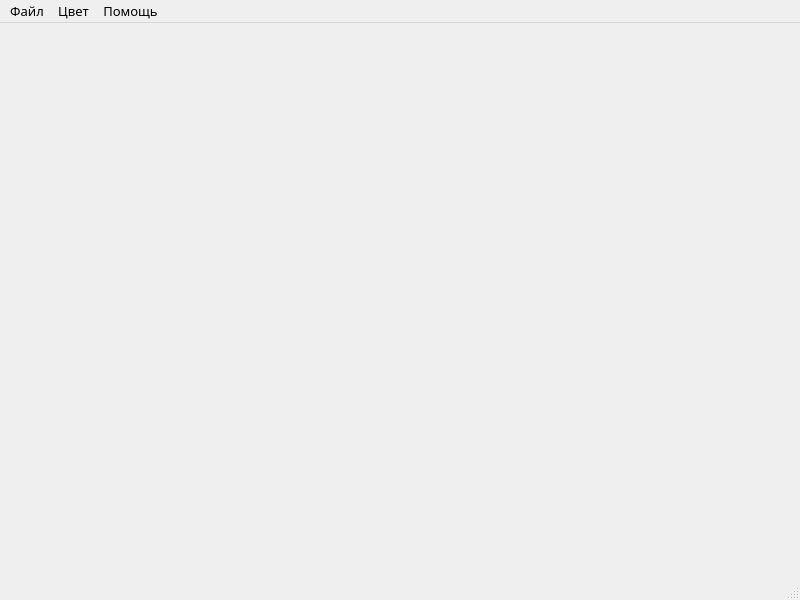
<?xml version="1.0" encoding="UTF-8"?>
<ui version="4.0">
 <class>sdi</class>
 <widget class="QMainWindow" name="sdi">
  <property name="geometry">
   <rect>
    <x>0</x>
    <y>0</y>
    <width>800</width>
    <height>600</height>
   </rect>
  </property>
  <property name="font">
   <font>
    <family>Sitka Text</family>
    <pointsize>10</pointsize>
   </font>
  </property>
  <property name="windowTitle">
   <string>sdi</string>
  </property>
  <widget class="QWidget" name="centralwidget"/>
  <widget class="QMenuBar" name="menubar">
   <property name="geometry">
    <rect>
     <x>0</x>
     <y>0</y>
     <width>800</width>
     <height>15</height>
    </rect>
   </property>
   <widget class="QMenu" name="menu">
    <property name="title">
     <string>Файл</string>
    </property>
    <addaction name="actionopen"/>
    <addaction name="separator"/>
    <addaction name="actionsave"/>
    <addaction name="separator"/>
    <addaction name="actionsave_as_photo"/>
    <addaction name="separator"/>
    <addaction name="actionsave_as_document"/>
    <addaction name="separator"/>
    <addaction name="actionclose"/>
    <addaction name="separator"/>
    <addaction name="actionexit"/>
   </widget>
   <widget class="QMenu" name="menu_2">
    <property name="title">
     <string>Цвет</string>
    </property>
    <addaction name="actionpen"/>
    <addaction name="separator"/>
    <addaction name="actionbrush"/>
   </widget>
   <widget class="QMenu" name="menu_3">
    <property name="title">
     <string>Помощь</string>
    </property>
    <addaction name="actionabout"/>
   </widget>
   <addaction name="menu"/>
   <addaction name="menu_2"/>
   <addaction name="menu_3"/>
  </widget>
  <widget class="QStatusBar" name="statusbar"/>
  <action name="actionopen">
   <property name="icon">
    <iconset>
     <normaloff>../build-Kanoplich_13_8-Desktop_Qt_5_15_2_MinGW_64_bit-Debug/open.png</normaloff>../build-Kanoplich_13_8-Desktop_Qt_5_15_2_MinGW_64_bit-Debug/open.png</iconset>
   </property>
   <property name="text">
    <string>Открыть</string>
   </property>
   <property name="shortcut">
    <string>Ctrl+O</string>
   </property>
  </action>
  <action name="actionsave">
   <property name="icon">
    <iconset>
     <normaloff>../build-Kanoplich_13_8-Desktop_Qt_5_15_2_MinGW_64_bit-Debug/save.png</normaloff>../build-Kanoplich_13_8-Desktop_Qt_5_15_2_MinGW_64_bit-Debug/save.png</iconset>
   </property>
   <property name="text">
    <string>Сохранить</string>
   </property>
   <property name="shortcut">
    <string>Ctrl+S</string>
   </property>
  </action>
  <action name="actionsave_as_photo">
   <property name="icon">
    <iconset>
     <normaloff>../build-Kanoplich_13_8-Desktop_Qt_5_15_2_MinGW_64_bit-Debug/photo.png</normaloff>../build-Kanoplich_13_8-Desktop_Qt_5_15_2_MinGW_64_bit-Debug/photo.png</iconset>
   </property>
   <property name="text">
    <string>Сохранить как фото</string>
   </property>
  </action>
  <action name="actionsave_as_document">
   <property name="icon">
    <iconset>
     <normaloff>../build-Kanoplich_13_8-Desktop_Qt_5_15_2_MinGW_64_bit-Debug/download.png</normaloff>../build-Kanoplich_13_8-Desktop_Qt_5_15_2_MinGW_64_bit-Debug/download.png</iconset>
   </property>
   <property name="text">
    <string>Сохранить как документ</string>
   </property>
  </action>
  <action name="actionclose">
   <property name="icon">
    <iconset>
     <normaloff>../build-Kanoplich_13_8-Desktop_Qt_5_15_2_MinGW_64_bit-Debug/close.png</normaloff>../build-Kanoplich_13_8-Desktop_Qt_5_15_2_MinGW_64_bit-Debug/close.png</iconset>
   </property>
   <property name="text">
    <string>Закрыть</string>
   </property>
  </action>
  <action name="actionexit">
   <property name="icon">
    <iconset>
     <normaloff>../build-Kanoplich_13_8-Desktop_Qt_5_15_2_MinGW_64_bit-Debug/exit.png</normaloff>../build-Kanoplich_13_8-Desktop_Qt_5_15_2_MinGW_64_bit-Debug/exit.png</iconset>
   </property>
   <property name="text">
    <string>Выход</string>
   </property>
   <property name="shortcut">
    <string>Alt+X</string>
   </property>
  </action>
  <action name="actionpen">
   <property name="icon">
    <iconset>
     <normaloff>../build-Kanoplich_13_8-Desktop_Qt_5_15_2_MinGW_64_bit-Debug/pen.png</normaloff>../build-Kanoplich_13_8-Desktop_Qt_5_15_2_MinGW_64_bit-Debug/pen.png</iconset>
   </property>
   <property name="text">
    <string>Карандаш</string>
   </property>
  </action>
  <action name="actionbrush">
   <property name="icon">
    <iconset>
     <normaloff>../build-Kanoplich_13_8-Desktop_Qt_5_15_2_MinGW_64_bit-Debug/brush.png</normaloff>../build-Kanoplich_13_8-Desktop_Qt_5_15_2_MinGW_64_bit-Debug/brush.png</iconset>
   </property>
   <property name="text">
    <string>Кисть</string>
   </property>
  </action>
  <action name="actionabout">
   <property name="icon">
    <iconset>
     <normaloff>../build-Kanoplich_13_8-Desktop_Qt_5_15_2_MinGW_64_bit-Debug/about.png</normaloff>../build-Kanoplich_13_8-Desktop_Qt_5_15_2_MinGW_64_bit-Debug/about.png</iconset>
   </property>
   <property name="text">
    <string>Обо мне</string>
   </property>
  </action>
 </widget>
 <resources/>
 <connections/>
</ui>
